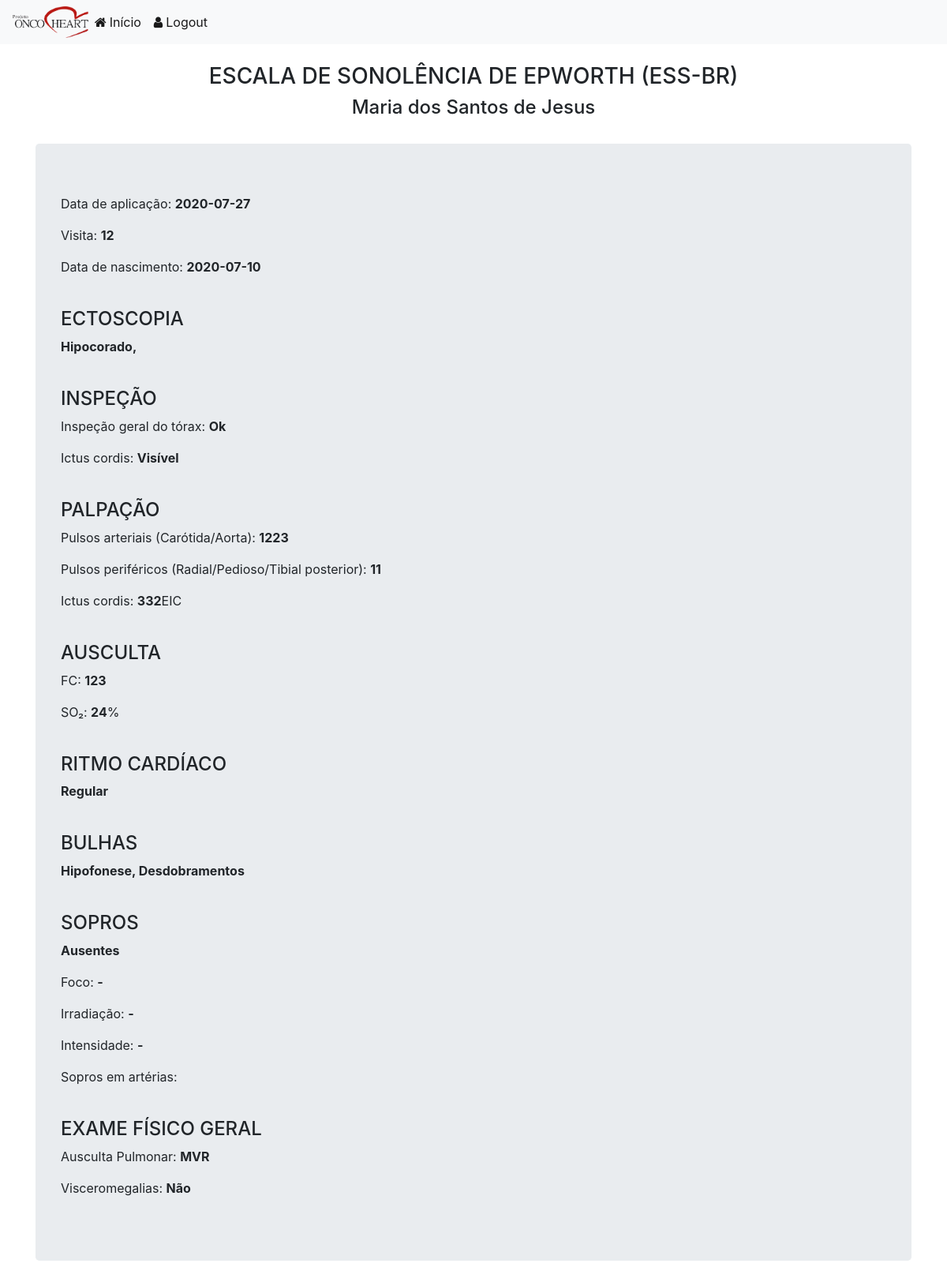
The page /projeto_ic/public_html/respostas.php?Idq=44&pid=1 (signed in) on the database its author committed.
### tables this page shows
CREATE TABLE `pessoas` (
  `pid` int(11) NOT NULL,
  `nome` varchar(100) NOT NULL
);

CREATE TABLE `questionarios` (
  `questId` int(100) NOT NULL,
  `pid` int(11) NOT NULL,
  `tipo` int(10) NOT NULL,
  `data` date DEFAULT NULL,
  `visita` int(11) DEFAULT NULL,
  `nasc` date DEFAULT NULL,
  `idade` int(3) DEFAULT NULL,
  `essbr1` varchar(40) DEFAULT NULL,
  `essbr2` varchar(40) DEFAULT NULL,
  `essbr3` varchar(40) DEFAULT NULL,
  `essbr4` varchar(40) DEFAULT NULL,
  `essbr5` varchar(40) DEFAULT NULL,
  `essbr6` varchar(40) DEFAULT NULL,
  `essbr7` varchar(40) DEFAULT NULL,
  `essbr8` varchar(40) DEFAULT NULL,
  `ectoscopia` varchar(100) DEFAULT NULL,
  `inspTorax` varchar(100) DEFAULT NULL,
  `ictuscordis1` varchar(100) DEFAULT NULL,
  `pulsosA` varchar(100) DEFAULT NULL,
  `pulsosP` varchar(100) DEFAULT NULL,
  `ictuscordis2` varchar(100) DEFAULT NULL,
  `fc` varchar(100) DEFAULT NULL,
  `SO2` varchar(100) DEFAULT NULL,
  `rCardiaco` varchar(100) DEFAULT NULL,
  `bulhas` varchar(100) DEFAULT NULL,
  `sopro1` varchar(100) DEFAULT NULL,
  `foco` varchar(100) DEFAULT NULL,
  `irradiacao` varchar(100) DEFAULT NULL,
  `intensidade` varchar(100) DEFAULT NULL,
  `sopros` varchar(100) DEFAULT NULL,
  `soproArteria` varchar(100) DEFAULT NULL,
  `auscultaP` varchar(100) DEFAULT NULL,
  `visc` varchar(100) DEFAULT NULL,
  `grupoRisco` varchar(50) DEFAULT NULL,
  `peso3` varchar(6) DEFAULT NULL,
  `estatura3` int(3) DEFAULT NULL,
  `circAbd` int(3) DEFAULT NULL,
  `gordCorp` varchar(6) DEFAULT NULL,
  `muscEsq` varchar(6) DEFAULT NULL,
  `matabolismo` varchar(6) DEFAULT NULL,
  `idadeC` int(3) DEFAULT NULL,
  `gordVisc` varchar(6) DEFAULT NULL,
  `pas1` varchar(6) DEFAULT NULL,
  `pad1` varchar(6) DEFAULT NULL,
  `fc1` varchar(50) DEFAULT NULL,
  `pas2` varchar(50) DEFAULT NULL,
  `pad2` varchar(50) DEFAULT NULL,
  `fc2` varchar(6) DEFAULT NULL,
  `pas3` varchar(6) DEFAULT NULL,
  `pad3` varchar(6) DEFAULT NULL,
  `fc3` varchar(6) DEFAULT NULL,
  `bracoDom` varchar(8) DEFAULT NULL,
  `m1d` varchar(6) DEFAULT NULL,
  `m2d` varchar(6) DEFAULT NULL,
  `m1e` varchar(6) DEFAULT NULL,
  `m2e` varchar(6) DEFAULT NULL,
  `ecgR` varchar(6) DEFAULT NULL,
  `ecg10` varchar(6) DEFAULT NULL,
  `eco` varchar(6) DEFAULT NULL,
  `holter` varchar(6) DEFAULT NULL,
  `pasB` varchar(9) DEFAULT NULL,
  `padB` varchar(9) DEFAULT NULL,
  `fcB` varchar(9) DEFAULT NULL,
  `pas30` varchar(9) DEFAULT NULL,
  `pad30` varchar(9) DEFAULT NULL,
  `fc30` varchar(9) DEFAULT NULL,
  `pas60` varchar(9) DEFAULT NULL,
  `pad60` varchar(9) DEFAULT NULL,
  `fc60` varchar(9) DEFAULT NULL,
  `pas120` varchar(9) DEFAULT NULL,
  `pad120` varchar(9) DEFAULT NULL,
  `fc120` varchar(9) DEFAULT NULL,
  `medicamentos` varchar(1000) DEFAULT NULL,
  `resultados` varchar(1000) DEFAULT NULL,
  `dataCol` date DEFAULT NULL,
  `endereco` varchar(255) DEFAULT NULL,
  `telefone` varchar(255) DEFAULT NULL,
  `meio` varchar(255) DEFAULT NULL,
  `estCivil` varchar(255) DEFAULT NULL,
  `renda` varchar(255) DEFAULT NULL,
  `cor` varchar(255) DEFAULT NULL,
  `grau` varchar(255) DEFAULT NULL,
  `fuma` varchar(255) DEFAULT NULL,
  `fuma1` varchar(255) DEFAULT NULL,
  `fuma2` varchar(255) DEFAULT NULL,
  `fuma3` varchar(255) DEFAULT NULL,
  `fuma4` varchar(255) DEFAULT NULL,
  `bebe` varchar(255) DEFAULT NULL,
  `bebe1` varchar(255) DEFAULT NULL,
  `bebe2` varchar(255) DEFAULT NULL,
  `hipertensa` varchar(255) DEFAULT NULL,
  `diabetica` varchar(255) DEFAULT NULL,
  `colesterol` varchar(255) DEFAULT NULL,
  `arritmia` varchar(255) DEFAULT NULL,
  `coracao` varchar(255) DEFAULT NULL,
  `cirurgia` varchar(255) DEFAULT NULL,
  `avc` varchar(255) DEFAULT NULL,
  `paisCoracao` varchar(255) DEFAULT NULL,
  `paisAvc` varchar(255) DEFAULT NULL,
  `mPrimeira` varchar(255) DEFAULT NULL,
  `mUltima` varchar(255) DEFAULT NULL,
  `anticon` varchar(255) DEFAULT NULL,
  `gestacoes` varchar(255) DEFAULT NULL,
  `nascidosV` varchar(255) DEFAULT NULL,
  `nascidosM` varchar(255) DEFAULT NULL,
  `partoP` varchar(255) DEFAULT NULL,
  `partoN` varchar(255) DEFAULT NULL,
  `partoC` varchar(255) DEFAULT NULL,
  `aborto` varchar(255) DEFAULT NULL,
  `tovr1` varchar(25) DEFAULT NULL,
  `tovr2` varchar(25) DEFAULT NULL,
  `tovr3` varchar(25) DEFAULT NULL,
  `tovr4` varchar(25) DEFAULT NULL,
  `tovr5` varchar(25) DEFAULT NULL,
  `tovr6` varchar(25) DEFAULT NULL,
  `tovr7` varchar(25) DEFAULT NULL,
  `tovr8` varchar(25) DEFAULT NULL,
  `tovr9` varchar(25) DEFAULT NULL,
  `tovr10` varchar(25) DEFAULT NULL,
  `whoqol1` varchar(25) DEFAULT NULL,
  `whoqol2` varchar(25) DEFAULT NULL,
  `whoqol3` varchar(20) DEFAULT NULL,
  `whoqol4` varchar(20) DEFAULT NULL,
  `whoqol5` varchar(20) DEFAULT NULL,
  `whoqol6` varchar(20) DEFAULT NULL,
  `whoqol7` varchar(20) DEFAULT NULL,
  `whoqol8` varchar(20) DEFAULT NULL,
  `whoqol9` varchar(20) DEFAULT NULL,
  `whoqol10` varchar(20) DEFAULT NULL,
  `whoqol11` varchar(20) DEFAULT NULL,
  `whoqol12` varchar(20) DEFAULT NULL,
  `whoqol13` varchar(20) DEFAULT NULL,
  `whoqol14` varchar(20) DEFAULT NULL,
  `whoqol15` varchar(20) DEFAULT NULL,
  `whoqol16` varchar(20) DEFAULT NULL,
  `whoqol17` varchar(20) DEFAULT NULL,
  `whoqol18` varchar(20) DEFAULT NULL,
  `whoqol19` varchar(20) DEFAULT NULL,
  `whoqol20` varchar(20) DEFAULT NULL,
  `whoqol21` varchar(20) DEFAULT NULL,
  `whoqol22` varchar(20) DEFAULT NULL,
  `whoqol23` varchar(20) DEFAULT NULL,
  `whoqol24` varchar(20) DEFAULT NULL,
  `whoqol25` varchar(20) DEFAULT NULL,
  `whoqol26` varchar(20) DEFAULT NULL,
  `ajuda` varchar(20) DEFAULT NULL,
  `tempo` varchar(20) DEFAULT NULL,
  `comentario` varchar(255) DEFAULT NULL
);

### projeto_ic/public_html/includes/resp.inc.php (called while the page is built)
<?php
require "database\db.dashboard.php";
if(isset($_GET['Idq']) && isset($_GET['pid'])){
  $questId = $_GET['Idq'];
  $pid = $_GET['pid'];
  $sql = "SELECT * FROM questionarios WHERE questId=?;";
  $stmt = mysqli_stmt_init($conn);
  if(!mysqli_stmt_prepare($stmt,$sql)){
    header("Location: registros.php?#error=sqlerror");
    exit();
  } else {
    mysqli_stmt_bind_param($stmt,"i", $questId);
    mysqli_stmt_execute($stmt);
    $result1 = mysqli_stmt_get_result($stmt);
  }
  $sql = "SELECT * FROM pessoas WHERE pid=?;";
  $stmt = mysqli_stmt_init($conn);
  if(!mysqli_stmt_prepare($stmt,$sql)){
    header("Location: registros.php?#error=sqlerror");
    exit();
  } else {
    mysqli_stmt_bind_param($stmt,"i", $pid);
    mysqli_stmt_execute($stmt);
    $result2 = mysqli_stmt_get_result($stmt);
  }
}
?>

### projeto_ic/public_html/templates/respostas2.php (the view, shortened to what this page needs)
<div class="container">
  <br>
  <h3 class="text-center">ESCALA DE SONOLÊNCIA DE EPWORTH (ESS-BR)</h3>
  <h4 class="text-center"><?php echo $pessoa;?></h4>
  <br>
  <div class="jumbotron">
    <p>Data de aplicação: <b><?php echo $data;?></b></p>
    <p>Visita: <b><?php echo $visita2;?></b></p>
    <p>Data de nascimento: <b><?php echo $nasc2;?></b></p>
    <br>
    <h4>ECTOSCOPIA</h4>
    <p><b><?php echo $ectoscopia;?></b></p>
    <br>
    <h4>INSPEÇÃO</h4>
    <p>Inspeção geral do tórax: <b><?php echo $inspTorax;?></b></p>
    <p>Ictus cordis: <b><?php echo $ictuscordis1;?></b></p>
    <br>
    <h4>PALPAÇÃO</h4>
    <p>Pulsos arteriais (Carótida/Aorta): <b><?php echo $pulsosA;?></b></p>
    <p>Pulsos periféricos (Radial/Pedioso/Tibial posterior): <b><?php echo $pulsosP;?></b></p>
    <p>Ictus cordis: <b><?php echo $ictuscordis2;?></b>EIC</p>
    <br>
    <h4>AUSCULTA</h4>
    <p>FC: <b><?php echo $fc;?></b></p>
    <p>SO₂: <b><?php echo $SO2;?></b>%</p>
    <br>
    <h4>RITMO CARDÍACO</h4>
    <p><b><?php echo $rCardiaco;?></b></p>
    <br>
    <h4>BULHAS</h4>
    <p><b><?php echo $bulhas;?></b></p>
    <br>
    <h4>SOPROS</h4>
    <p><b><?php echo $sopro1;?></b></p>
    <p>Foco: <b><?php echo $foco;?></b></p>
    <p>Irradiação: <b><?php echo $irradiacao;?></b></p>
    <p>Intensidade: <b><?php echo $intensidade;?></b></p>
    <p>Sopros em artérias: <b><?php echo $soproArteria;?></b></p>
    <br>
    <h4>EXAME FÍSICO GERAL</h4>
    <p>Ausculta Pulmonar: <b><?php echo $auscultaP;?></b></p>
    <p>Visceromegalias: <b><?php echo $visc;?></b></p>
  </div>
</div>

### projeto_ic/public_html/respostas.php (shortened to what this page needs)
<!DOCTYPE html>
<html lang="pt" dir="ltr">
  <head>
    <link rel="stylesheet" href="css\bootstrap-4.4.1-dist\css\bootstrap-grid.min.css">
    <link rel="stylesheet" href="css\bootstrap-4.4.1-dist\css\bootstrap.min.css">
    <link rel="stylesheet" href="css\master.css">
    <link rel="stylesheet" href="https://stackpath.bootstrapcdn.com/font-awesome/4.7.0/css/font-awesome.min.css">
  </head>
  <body>
    <?php
      include_once("templates\header.php");
      include_once("includes/resp.inc.php");
      $aux = mysqli_fetch_assoc($result2);
      $pessoa = $aux['nome'];
      $aux = mysqli_fetch_assoc($result1);
      $tipo = $aux['tipo'];
      $data = $aux['data'];
      if($tipo == 1):
        $idade1 = $aux['idade'];
        $essbr1 = $aux['essbr1'];
        $essbr2 = $aux['essbr2'];
        $essbr3 = $aux['essbr3'];
        $essbr4 = $aux['essbr4'];
        $essbr5 = $aux['essbr5'];
        $essbr6 = $aux['essbr6'];
        $essbr7 = $aux['essbr7'];
        $essbr8 = $aux['essbr8'];
        include_once("templates/respostas1.php");
    ?>
  <?php
    elseif($tipo == 2):
      $visita2 = $aux['visita'];
      $nasc2 = $aux['nasc'];
      $ectoscopia = $aux['ectoscopia'];
      $inspTorax = $aux['inspTorax'];
      $ictuscordis1 = $aux['ictuscordis1'];
      $pulsosA = $aux['pulsosA'];
      $pulsosP = $aux['pulsosP'];
      $ictuscordis2 = $aux['ictuscordis2'];
      $fc = $aux['fc'];
      $SO2 = $aux['SO2'];
      $rCardiaco = $aux['rCardiaco'];
      $bulhas = $aux['bulhas'];
      $sopro1 = $aux['sopro1'];
      $foco = $aux['foco'];
      $irradiacao = $aux['irradiacao'];
      $intensidade = $aux['intensidade'];
      $auscultaP = $aux['auscultaP'];
      $visc = $aux['visc'];
      include_once("templates/respostas2.php");
  ?>
    <?php endif; ?>
  </body>
</html>

### projeto_ic/public_html/templates/header.php (shortened to what this page needs)
<nav class="navbar navbar-expand-lg navbar-light bg-light">
  <img height="40" src="images/oncohearthp.png" alt="">
  <div class="collapse navbar-collapse" id="navbarNav">
    <ul class="navbar-nav">
      <li class="nav-item active">
        <a class="nav-link" href="dashboard.php"><i class="fa fa-home">&nbsp;</i>Início<span class="sr-only">(Página atual)</span></a>
      </li>
      <li class="nav-item active">
        <a class="nav-link" href="includes/logout.inc.php"><i class="fa fa-user">&nbsp;</i>Logout</a>
      </li>
    </ul>
  </div>
</nav>

### rows shown on the page
pessoas: nome "Maria dos Santos de Jesus"
questionarios: data "2020-07-27", visita "12", nasc "2020-07-10", ectoscopia "Hipocorado,", inspTorax "Ok", ictuscordis1 "Visível", pulsosA "1223", pulsosP "11", ictuscordis2 "332", fc "123", SO2 "24", rCardiaco "Regular", bulhas "Hipofonese, Desdobramentos", sopro1 "Ausentes", foco "-", irradiacao "-", intensidade "-", auscultaP "MVR", visc "Não"
